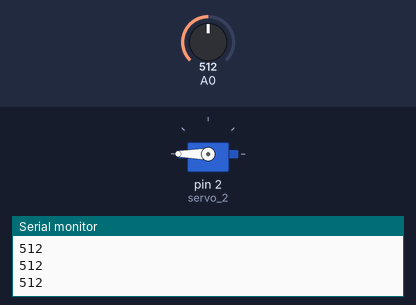
The sketch below on a simulated Arduino Uno, built with avr-gcc and run on an emulated ATmega328P. Parts: servo, the last lines printed to the serial monitor. The inputs (shaded band) are chosen by the test bench; at power-on: A0 = 512.

Above: at 1.2 s.
1.3 s: A0 set to 627
2.8 s: A0 set to 653
At 3.8 s:
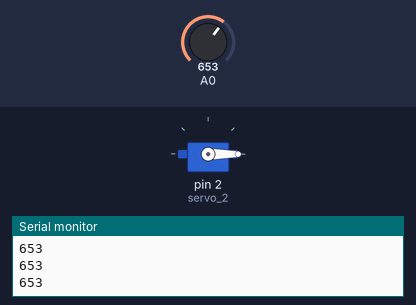
4.3 s: A0 set to 630
At 4.8 s:
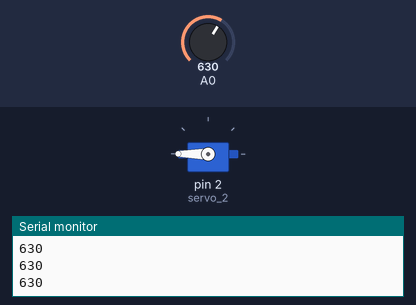
5.8 s: A0 set to 650
At 6.1 s:
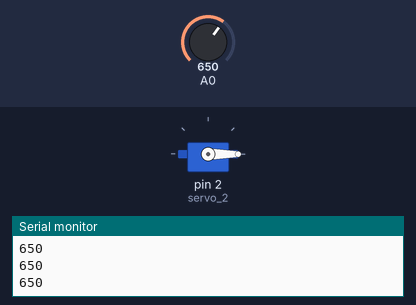
Timing chart, 0 to 8.3 s (numbered marks = the images above; inputs shaded):
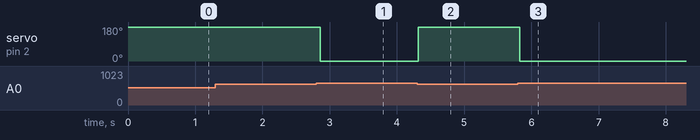

Measured:
- the behaviour switches between 639 and 640 on A0 (found by bisection; images 0 and 1)
- after the input at 2.8 s, servo on pin 2 (servo_2): 180° → 0° after 0.06 s
- after the input at 4.3 s, servo on pin 2 (servo_2): 0° → 180° at once
- after the input at 5.8 s, servo on pin 2 (servo_2): 180° → 0° at once

The sketch:

script.ino
```cpp
// Lê a biblioteca do servomotor
#include <Servo.h>

// Define o nome do swervomotor
Servo servo_2;

void setup()
{
  // Define o pino analógico A0 como entrada
  pinMode(A0, INPUT);

  // Inicia o monitor serial para que a gente possa ver o que o LDR está lendo.
  Serial.begin(9600);

  // Liga o servo no pino 2 digital
  servo_2.attach(2);

  // Coloca o servo na posição inicial (0 grau)
  servo_2.write(0);

}

void loop()
{
  // Imprime no monitor serial o valor lido pelo LDR
  Serial.println(analogRead(A0));

  // Se o valor lido estiver abaixo de certo valor...
  if (analogRead(A0) < 640) {

    // Mova o servomotor 20 graus.
    servo_2.write(360);

    // Espere um tempo
    delay(150);

  // Caso contrário (se o valor lido estiver alto)...
  } else {

          //Coloque o swervomotor na posição inicial.
          servo_2.write(0);

          // Espere um tempo.
          delay(50);
  }
}
```
